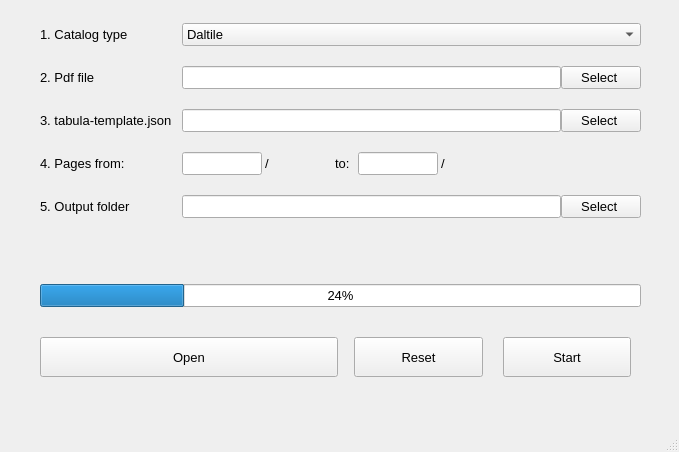
<?xml version="1.0" encoding="UTF-8"?>
<ui version="4.0">
 <class>MainWindow</class>
 <widget class="QMainWindow" name="MainWindow">
  <property name="geometry">
   <rect>
    <x>0</x>
    <y>0</y>
    <width>679</width>
    <height>452</height>
   </rect>
  </property>
  <property name="font">
   <font>
    <family>MS Shell Dlg 2</family>
    <pointsize>10</pointsize>
   </font>
  </property>
  <property name="windowTitle">
   <string>MainWindow</string>
  </property>
  <widget class="QWidget" name="centralwidget">
   <property name="sizePolicy">
    <sizepolicy hsizetype="Fixed" vsizetype="Fixed">
     <horstretch>0</horstretch>
     <verstretch>0</verstretch>
    </sizepolicy>
   </property>
   <property name="minimumSize">
    <size>
     <width>679</width>
     <height>400</height>
    </size>
   </property>
   <property name="maximumSize">
    <size>
     <width>679</width>
     <height>400</height>
    </size>
   </property>
   <widget class="QWidget" name="layoutWidget">
    <property name="geometry">
     <rect>
      <x>40</x>
      <y>23</y>
      <width>601</width>
      <height>354</height>
     </rect>
    </property>
    <layout class="QGridLayout" name="gridLayout_4">
     <property name="verticalSpacing">
      <number>20</number>
     </property>
     <item row="0" column="0" colspan="2">
      <layout class="QVBoxLayout" name="verticalLayout">
       <property name="spacing">
        <number>10</number>
       </property>
       <item>
        <layout class="QFormLayout" name="formLayout">
         <property name="horizontalSpacing">
          <number>10</number>
         </property>
         <property name="verticalSpacing">
          <number>20</number>
         </property>
         <item row="0" column="0">
          <widget class="QLabel" name="label_9">
           <property name="minimumSize">
            <size>
             <width>0</width>
             <height>0</height>
            </size>
           </property>
           <property name="text">
            <string>1. Catalog type</string>
           </property>
          </widget>
         </item>
         <item row="0" column="1">
          <widget class="QComboBox" name="comboBox">
           <property name="minimumSize">
            <size>
             <width>0</width>
             <height>0</height>
            </size>
           </property>
           <item>
            <property name="text">
             <string>Daltile</string>
            </property>
           </item>
          </widget>
         </item>
         <item row="1" column="0">
          <widget class="QLabel" name="label_5">
           <property name="text">
            <string>2. Pdf file</string>
           </property>
          </widget>
         </item>
         <item row="1" column="1">
          <layout class="QHBoxLayout" name="horizontalLayout">
           <property name="spacing">
            <number>0</number>
           </property>
           <item>
            <widget class="QLineEdit" name="lineEdit">
             <property name="text">
              <string/>
             </property>
            </widget>
           </item>
           <item>
            <widget class="QPushButton" name="pushButton_3">
             <property name="text">
              <string>Select </string>
             </property>
            </widget>
           </item>
          </layout>
         </item>
         <item row="2" column="0">
          <widget class="QLabel" name="label_6">
           <property name="text">
            <string>3. tabula-template.json</string>
           </property>
          </widget>
         </item>
         <item row="2" column="1">
          <layout class="QHBoxLayout" name="horizontalLayout_2">
           <property name="spacing">
            <number>0</number>
           </property>
           <item>
            <widget class="QLineEdit" name="lineEdit_4">
             <property name="text">
              <string/>
             </property>
            </widget>
           </item>
           <item>
            <widget class="QPushButton" name="pushButton_2">
             <property name="text">
              <string>Select </string>
             </property>
            </widget>
           </item>
          </layout>
         </item>
         <item row="3" column="0">
          <widget class="QLabel" name="label_7">
           <property name="text">
            <string>4. Pages from:</string>
           </property>
          </widget>
         </item>
         <item row="3" column="1">
          <layout class="QGridLayout" name="gridLayout">
           <item row="0" column="0">
            <layout class="QHBoxLayout" name="horizontalLayout_3">
             <property name="spacing">
              <number>3</number>
             </property>
             <item alignment="Qt::AlignRight">
              <widget class="QLineEdit" name="lineEdit_2">
               <property name="minimumSize">
                <size>
                 <width>80</width>
                 <height>0</height>
                </size>
               </property>
               <property name="maximumSize">
                <size>
                 <width>80</width>
                 <height>16777215</height>
                </size>
               </property>
              </widget>
             </item>
             <item>
              <widget class="QLabel" name="label">
               <property name="minimumSize">
                <size>
                 <width>70</width>
                 <height>0</height>
                </size>
               </property>
               <property name="maximumSize">
                <size>
                 <width>40</width>
                 <height>16777215</height>
                </size>
               </property>
               <property name="text">
                <string>/</string>
               </property>
               <property name="margin">
                <number>0</number>
               </property>
              </widget>
             </item>
            </layout>
           </item>
           <item row="0" column="1">
            <layout class="QHBoxLayout" name="horizontalLayout_4">
             <property name="spacing">
              <number>3</number>
             </property>
             <item>
              <widget class="QLabel" name="label_4">
               <property name="maximumSize">
                <size>
                 <width>20</width>
                 <height>16777215</height>
                </size>
               </property>
               <property name="text">
                <string>to:</string>
               </property>
              </widget>
             </item>
             <item>
              <widget class="QLineEdit" name="lineEdit_3">
               <property name="minimumSize">
                <size>
                 <width>80</width>
                 <height>0</height>
                </size>
               </property>
               <property name="maximumSize">
                <size>
                 <width>80</width>
                 <height>16777215</height>
                </size>
               </property>
              </widget>
             </item>
             <item>
              <widget class="QLabel" name="label_3">
               <property name="minimumSize">
                <size>
                 <width>70</width>
                 <height>0</height>
                </size>
               </property>
               <property name="maximumSize">
                <size>
                 <width>16777215</width>
                 <height>16777215</height>
                </size>
               </property>
               <property name="text">
                <string>/</string>
               </property>
               <property name="margin">
                <number>0</number>
               </property>
              </widget>
             </item>
            </layout>
           </item>
          </layout>
         </item>
         <item row="4" column="0">
          <widget class="QLabel" name="label_15">
           <property name="text">
            <string>5. Output folder</string>
           </property>
          </widget>
         </item>
         <item row="4" column="1">
          <layout class="QHBoxLayout" name="horizontalLayout_9">
           <property name="spacing">
            <number>0</number>
           </property>
           <item>
            <widget class="QLineEdit" name="lineEdit_9">
             <property name="text">
              <string/>
             </property>
            </widget>
           </item>
           <item>
            <widget class="QPushButton" name="pushButton_7">
             <property name="text">
              <string>Select </string>
             </property>
            </widget>
           </item>
          </layout>
         </item>
        </layout>
       </item>
       <item>
        <widget class="QProgressBar" name="progressBar">
         <property name="value">
          <number>24</number>
         </property>
         <property name="alignment">
          <set>Qt::AlignCenter</set>
         </property>
        </widget>
       </item>
      </layout>
     </item>
     <item row="1" column="1">
      <layout class="QGridLayout" name="gridLayout_2">
       <property name="leftMargin">
        <number>10</number>
       </property>
       <property name="topMargin">
        <number>10</number>
       </property>
       <property name="rightMargin">
        <number>10</number>
       </property>
       <property name="horizontalSpacing">
        <number>20</number>
       </property>
       <item row="0" column="1">
        <widget class="QPushButton" name="pushButton">
         <property name="enabled">
          <bool>true</bool>
         </property>
         <property name="minimumSize">
          <size>
           <width>100</width>
           <height>40</height>
          </size>
         </property>
         <property name="text">
          <string>Start</string>
         </property>
         <property name="autoDefault">
          <bool>false</bool>
         </property>
         <property name="flat">
          <bool>false</bool>
         </property>
        </widget>
       </item>
       <item row="0" column="0">
        <widget class="QPushButton" name="pushButton_4">
         <property name="minimumSize">
          <size>
           <width>100</width>
           <height>40</height>
          </size>
         </property>
         <property name="text">
          <string>Reset</string>
         </property>
        </widget>
       </item>
      </layout>
     </item>
     <item row="1" column="0" alignment="Qt::AlignBottom">
      <widget class="QPushButton" name="pushButton_5">
       <property name="minimumSize">
        <size>
         <width>0</width>
         <height>40</height>
        </size>
       </property>
       <property name="text">
        <string>Open</string>
       </property>
      </widget>
     </item>
    </layout>
   </widget>
  </widget>
  <widget class="QMenuBar" name="menubar">
   <property name="geometry">
    <rect>
     <x>0</x>
     <y>0</y>
     <width>679</width>
     <height>26</height>
    </rect>
   </property>
  </widget>
  <widget class="QStatusBar" name="statusbar">
   <property name="contextMenuPolicy">
    <enum>Qt::DefaultContextMenu</enum>
   </property>
  </widget>
 </widget>
 <resources/>
 <connections/>
</ui>
